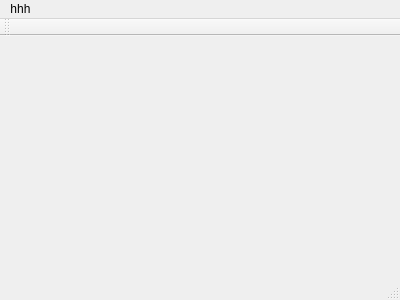
<?xml version="1.0" encoding="UTF-8"?>
<ui version="4.0">
 <class>MainWindow</class>
 <widget class="QMainWindow" name="MainWindow">
  <property name="geometry">
   <rect>
    <x>0</x>
    <y>0</y>
    <width>400</width>
    <height>300</height>
   </rect>
  </property>
  <property name="windowTitle">
   <string>AviaEditor</string>
  </property>
  <widget class="QWidget" name="centralWidget"/>
  <widget class="QToolBar" name="mainToolBar">
   <attribute name="toolBarArea">
    <enum>TopToolBarArea</enum>
   </attribute>
   <attribute name="toolBarBreak">
    <bool>false</bool>
   </attribute>
  </widget>
  <widget class="QStatusBar" name="statusBar"/>
  <widget class="QMenuBar" name="menuBar">
   <property name="geometry">
    <rect>
     <x>0</x>
     <y>0</y>
     <width>400</width>
     <height>22</height>
    </rect>
   </property>
   <widget class="QMenu" name="menuhhh">
    <property name="title">
     <string>hhh</string>
    </property>
   </widget>
   <addaction name="menuhhh"/>
  </widget>
 </widget>
 <layoutdefault spacing="6" margin="11"/>
 <resources/>
 <connections/>
</ui>
